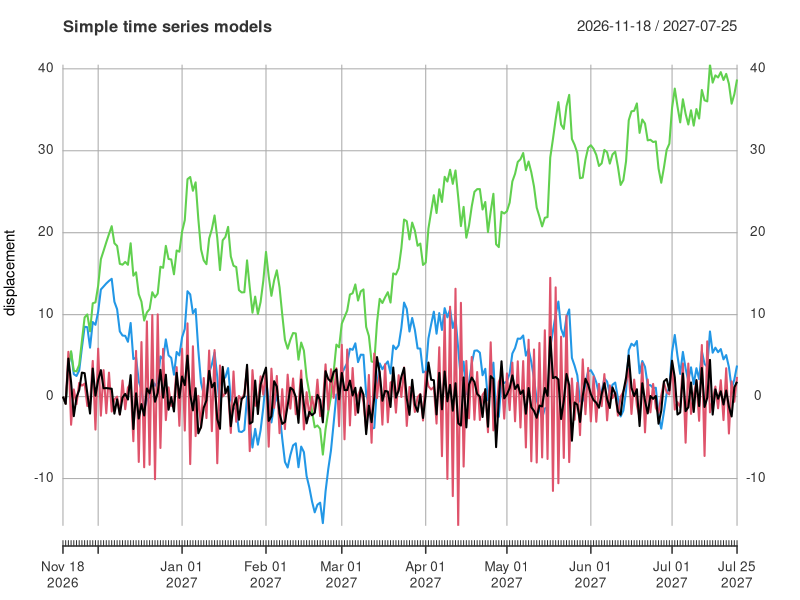

This figure's R source: (Note: this script raises an error after producing the figure.)
################################################################################
# author: Henk van Elst
# file: simpleTimeSeriesModels.R
# date: Sa, 03.10.2020 / Do, 08.10.2020
# description: Generation of simple time series: white noise and AR(1), with
#   special case random walk
# Cf.: https://rc2e.com/timeseriesanalysis
################################################################################

graphics.off()
rm(list=ls())

#-------------------------------------------------------------------------------
## Load packages
#-------------------------------------------------------------------------------
library(xts)
library(ggplot2)
library(broom)
library(magrittr)

#-------------------------------------------------------------------------------
## Specify parameter values
#-------------------------------------------------------------------------------
n <- 250
alpha <- 0.95
sigma <- 2.0

#-------------------------------------------------------------------------------
## Initialise synthetic time series
#-------------------------------------------------------------------------------
time <- Sys.Date() + 0:(n - 1)
y1 <- y2 <- y3 <- y4 <- c(rep(x = 0, times = n))

#-------------------------------------------------------------------------------
## Generate white noise
#-------------------------------------------------------------------------------
# Gaussian white noise
w <-
  rnorm(n = n ,
        mean = 0 ,
        sd = sigma)

# alternative: Gossetian white noise (df = 2)
#w <-
#  rt(n = n , df = 2)

#-------------------------------------------------------------------------------
## Generate synthetic time series
#-------------------------------------------------------------------------------
for (i in 2:n) {
  
  # white noise
  y1[i] <- w[i]
  
  # AR(1): negative coeff, 0 < absVal < 1
  y2[i] <- -alpha * y2[i - 1] + w[i]
  
  # AR(1): random walk
  y3[i] <- y3[i - 1] + w[i]
  
  # AR(1): positive coeff, 0 < absVal < 1
  y4[i] <- alpha * y4[i - 1] + w[i]
}

# Collect data in xts object
y_xts <- xts(x = t(rbind(y1, y2, y3, y4)) ,
             order.by = time)

#-------------------------------------------------------------------------------
# Definition: lines representing +/-Q97.5 of N(0, sigma^2), scaled by sqrt(t)
#-------------------------------------------------------------------------------
line975 <- function(x, sign = 1, sigma = 1.0) {
  t1 <- (x - Sys.Date())
  t2 <- as.numeric(t1)
  out <- sign * qnorm(p = 0.975, mean = 0, sd = sigma) * sqrt(t2)
  return(out)
}

#-------------------------------------------------------------------------------
## Visualisation
#-------------------------------------------------------------------------------
plot.xts(
  x = y_xts ,
  main = "Simple time series models" ,
  xlab = "time" ,
  ylab = "displacement"
)

# https://stackoverflow.com/questions/38597464/multiple-time-series-in-ggplot2-from-xts-object
mseries <-
  cbind(y_xts$y1 ,
        y_xts$y2 ,
        y_xts$y3 ,
        y_xts$y4)
names(mseries) <-
  c("white noise" ,
    "negative alpha AR_1" ,
    "random walk" ,
    "positive alpha AR_1")
index(mseries) <-
  as.Date(index(mseries))

tidy(mseries) %>%
  ggplot(mapping = aes(x = index, y = value, colour = series)) +
  geom_line(size = 1.0) +
  theme_bw() +
  labs(title = "Simple time series models") +
  xlab(label = "time [days]") +
  ylab(label = "displacement [1]") +
  stat_function(
    fun = line975,
    args = list(sign = 1, sigma = sigma),
    linetype = "dashed",
    colour = "red"
  ) +
  stat_function(
    fun = line95,
    args = list(sign = -1, sigma = sigma),
    linetype = "dashed",
    colour = "red"
  )

#-------------------------------------------------------------------------------
## Autocorrelation and partial autocorrelation
#-------------------------------------------------------------------------------
# white noise
acf(x = y_xts$y1, main = "ACF: white noise")
pacf(x = y_xts$y1, main = "PACF: white noise")

# AR(1): negative coeff, 0 < absVal < 1
acf(x = y_xts$y2, main = "ACF: AR(1), negative coeff, 0 < absVal < 1")
pacf(x = y_xts$y2, main = "PACF: AR(1), negative coeff, 0 < absVal < 1")

# AR(1): random walk
acf(x = y_xts$y3, main = "ACF: AR(1), random walk")
pacf(x = y_xts$y3, main = "PACF: AR(1), random walk")

# AR(1): positive coeff, 0 < absVal < 1
acf(x = y_xts$y4, main = "ACF: AR(1), positive coeff, 0 < absVal < 1")
pacf(x = y_xts$y4, main = "PACF: AR(1), positive coeff, 0 < absVal < 1")

#-------------------------------------------------------------------------------
## Generate synthetic lag-1-difference time series
#-------------------------------------------------------------------------------
y_diff_xts <- diff(x = y_xts, lag = 1)

#-------------------------------------------------------------------------------
## Visualisation
#-------------------------------------------------------------------------------
plot.xts(
  x = y_diff_xts ,
  main = "Simple lag-1-difference time series models" ,
  xlab = "time" ,
  ylab = "lag-1-difference displacement"
)

# https://stackoverflow.com/questions/38597464/multiple-time-series-in-ggplot2-from-xts-object
mseries2 <-
  cbind(y_diff_xts$y1 ,
        y_diff_xts$y2 ,
        y_diff_xts$y3 ,
        y_diff_xts$y4)
names(mseries2) <-
  c("white noise lag 1" ,
    "negative alpha AR_1 lag 1" ,
    "random walk lag 1" ,
    "positive alpha AR_1 lag 1")
index(mseries2) <-
  as.Date(index(mseries2))

tidy(mseries2) %>%
  ggplot(mapping = aes(x = index, y = value, colour = series)) +
  geom_line(size = 1.0) +
  theme_bw() +
  labs(title = "Simple lag-1-difference time series models") +
  xlab(label = "time [days]") +
  ylab(label = "lag-1-difference displacement [1]") +
  stat_function(
    fun = line975,
    args = list(sign = 1, sigma = sigma),
    linetype = "dashed",
    colour = "red"
  ) +
  stat_function(
    fun = line95,
    args = list(sign = -1, sigma = sigma),
    linetype = "dashed",
    colour = "red"
  )

#-------------------------------------------------------------------------------
## Autocorrelation and partial autocorrelation
#-------------------------------------------------------------------------------
# white noise
acf(x = y_diff_xts$y1,
    na.action = na.pass,
    main = "ACF: lag-1-difference white noise")
pacf(x = y_diff_xts$y1,
     na.action = na.pass,
     main = "PACF: lag-1-difference white noise")

# AR(1): negative coeff, 0 < absVal < 1
acf(x = y_diff_xts$y2,
    na.action = na.pass,
    main = "ACF: lag-1-difference AR(1), negative coeff, 0 < absVal < 1")
pacf(x = y_diff_xts$y2,
     na.action = na.pass,
     main = "PACF: lag-1-difference AR(1), negative coeff, 0 < absVal < 1")

# AR(1): random walk
acf(x = y_diff_xts$y3,
    na.action = na.pass,
    main = "ACF: lag-1-difference AR(1), random walk")
pacf(x = y_diff_xts$y3,
     na.action = na.pass,
     main = "PACF: lag-1-difference AR(1), random walk")

# AR(1): positive coeff, 0 < absVal < 1
acf(x = y_diff_xts$y4,
    na.action = na.pass,
    main = "ACF: lag-1-difference AR(1), positive coeff, 0 < absVal < 1")
pacf(x = y_diff_xts$y4,
     na.action = na.pass,
     main = "PACF: lag-1-difference AR(1), positive coeff, 0 < absVal < 1")

################################################################################
################################################################################
